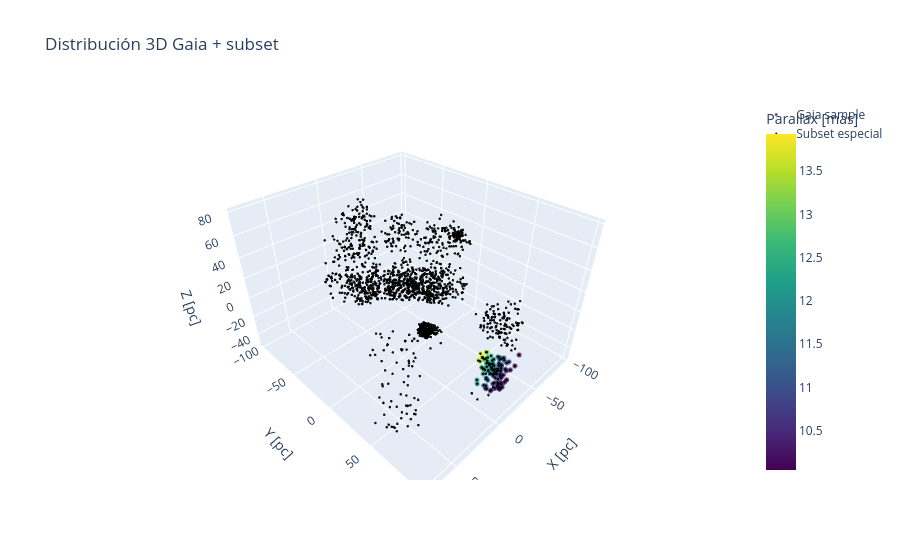

Source (notebook cell):
### Code cell
import plotly.graph_objects as go
fig = go.Figure()
df_filter = dff[dff['cluster']==8]
# 🔵 Estrellas principales
fig.add_trace(
    go.Scatter3d(
        x=df_filter["x_pc"],
        y=df_filter["y_pc"],
        z=df_filter["z_pc"],
        mode="markers",
        marker=dict(
            size=3,
            color=df_filter["parallax"],  # o lo que uses
            colorscale="Viridis",
            opacity=0.7,
            colorbar=dict(title="Parallax [mas]")
        ),
        name="Gaia sample"
    )
)
df_groups = dff[dff['cluster'].isin(list(silhouette_por_cluster.sort_values(by=['metrica','silhouette_distancia','silhouette','silhouette_movimientos','probabilidad'], ascending=[0,0,0,0,0]).head(10)['cluster'].values))]
# ⚫ Estrellas negras (más pequeñas)
fig.add_trace(
    go.Scatter3d(
        x=df_groups["x_pc"],
        y=df_groups["y_pc"],
        z=df_groups["z_pc"],
        mode="markers",
        marker=dict(
            size=1.5,
            color="black",
            opacity=0.9
        ),
        name="Subset especial"
    )
)

fig.update_layout(
    title="Distribución 3D Gaia + subset",
    scene=dict(
        xaxis_title="X [pc]",
        yaxis_title="Y [pc]",
        zaxis_title="Z [pc]"
    )
)

fig.show()
